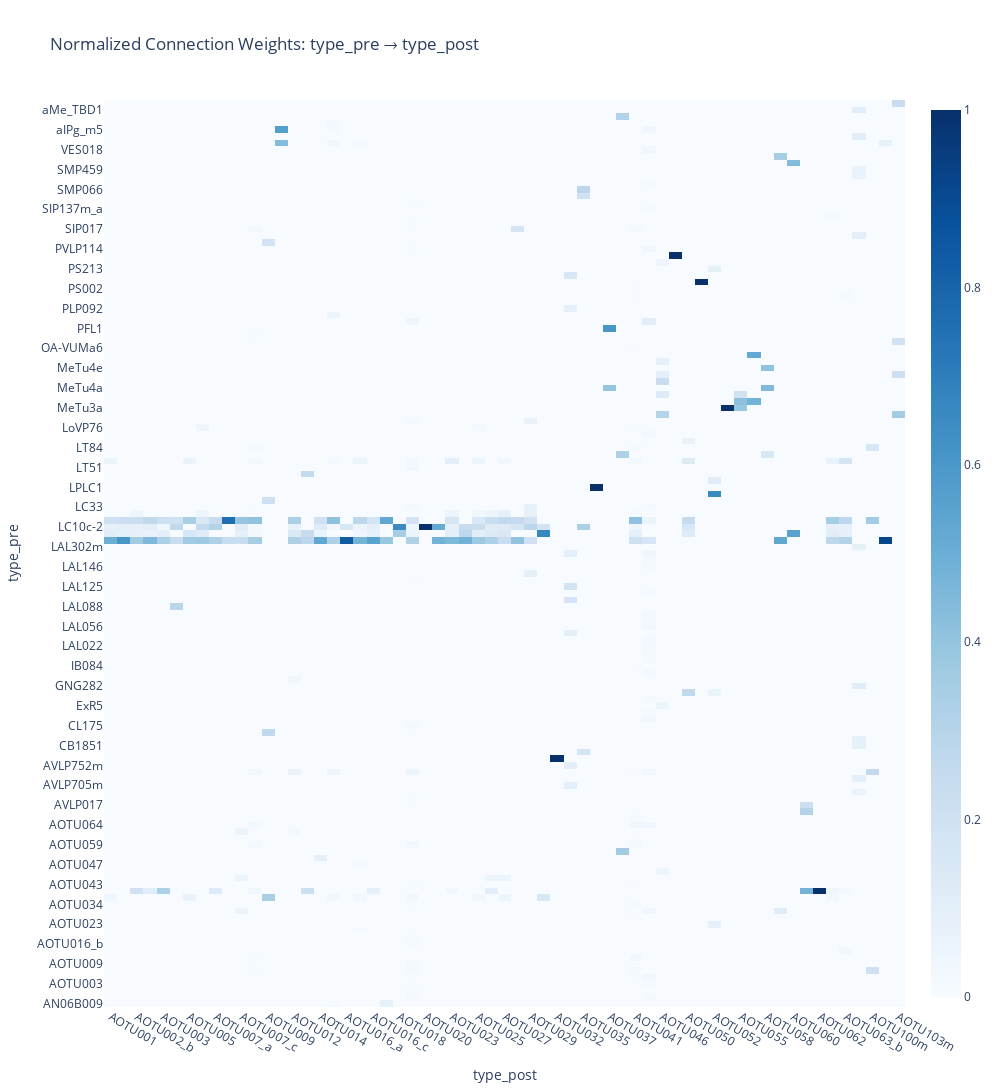
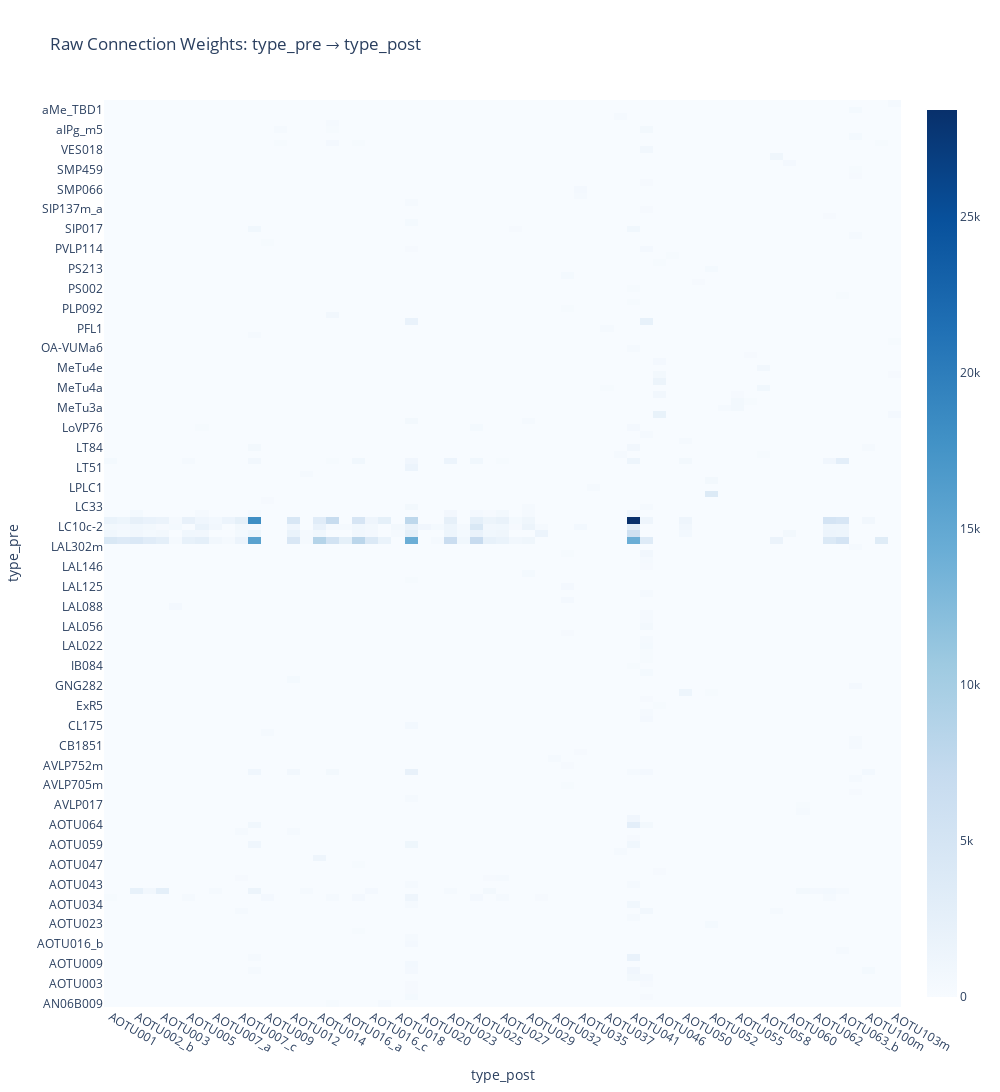

The notebook cell saved with these charts, in order:
### Code cell
# Hoverplot

# Prepare data, normalized
z = norm_matrix_df.values
x_labels = norm_matrix_df.columns.tolist()
y_labels = norm_matrix_df.index.tolist()

# Create hover text
hover_text = [
    [f"type_pre: {y}<br>type_post: {x}<br>weight: {z[i][j]:.3f}" 
     for j, x in enumerate(x_labels)] 
    for i, y in enumerate(y_labels)
]

# Plotly heatmap
fig = go.Figure(data=go.Heatmap(
    z=z,
    x=x_labels,
    y=y_labels,
    text=hover_text,
    hoverinfo="text",
    colorscale='Blues'
))

fig.update_layout(
    title="Normalized Connection Weights: type_pre → type_post",
    xaxis_title="type_post",
    yaxis_title="type_pre",
    width=1000,
    height=3000
)

fig.show()


# Raw weights

z = matrix_df.values
x_labels = matrix_df.columns.tolist()
y_labels = matrix_df.index.tolist()

# Create hover text
hover_text = [
    [f"type_pre: {y}<br>type_post: {x}<br>weight: {z[i][j]:.3f}" 
     for j, x in enumerate(x_labels)] 
    for i, y in enumerate(y_labels)
]

# Plotly heatmap
fig = go.Figure(data=go.Heatmap(
    z=z,
    x=x_labels,
    y=y_labels,
    text=hover_text,
    hoverinfo="text",
    colorscale='Blues'
))

fig.update_layout(
    title="Raw Connection Weights: type_pre → type_post",
    xaxis_title="type_post",
    yaxis_title="type_pre",
    width=1000,
    height=3000
)

fig.show()


print(f"Normalized Matrix → Rows (type_pre): {norm_matrix_df.shape[0]}, Columns (type_post): {norm_matrix_df.shape[1]}")
print(f"Raw Matrix → Rows (type_pre): {matrix_df.shape[0]}, Columns (type_post): {matrix_df.shape[1]}")

### Figure 1 — Plotly figure (JSON) as saved in the notebook; plotly's stock layout.template omitted (floating-point values rounded to 4 significant figures; data arrays with more than 128 entries replaced by an {"elided": "..."} marker saying what was removed)
{"data": [{"colorscale": [[0, "rgb(247,251,255)"], [0.125, "rgb(222,235,247)"], [0.25, "rgb(198,219,239)"], [0.375, "rgb(158,202,225)"], [0.5, "rgb(107,174,214)"], [0.625, "rgb(66,146,198)"], [0.75, "rgb(33,113,181)"], [0.875, "rgb(8,81,156)"], [1, "rgb(8,48,107)"]], "hoverinfo": "text", "text": {"elided": "137x61 str values"}, "type": "heatmap", "x": ["AOTU001", "AOTU002_a", "AOTU002_b", "AOTU002_c", "AOTU003", "AOTU004", "AOTU005", "AOTU006", "AOTU007_a", "AOTU007_b", "AOTU007_c", "AOTU008", "AOTU009", "AOTU011", "AOTU012", "AOTU013", "AOTU014", "AOTU015", "AOTU016_a", "AOTU016_b", "AOTU016_c", "AOTU017", "AOTU018", "AOTU019", "AOTU020", "AOTU022", "AOTU023", "AOTU024", "AOTU025", "AOTU026", "AOTU027", "AOTU028", "AOTU029", "AOTU030", "AOTU032", "AOTU033", "AOTU035", "AOTU036", "AOTU037", "AOTU038", "AOTU041", "AOTU042", "AOTU046", "AOTU048", "AOTU050", "AOTU051", "AOTU052", "AOTU054", "AOTU055", "AOTU056", "AOTU058", "AOTU059", "AOTU060", "AOTU061", "AOTU062", "AOTU063_a", "AOTU063_b", "AOTU064", "AOTU100m", "AOTU101m", "AOTU103m"], "y": {"elided": "137 str values"}, "z": {"elided": "137x61 float values"}}], "layout": {"height": 3000, "title": {"text": "Normalized Connection Weights: type_pre → type_post"}, "width": 1000, "xaxis": {"title": {"text": "type_post"}}, "yaxis": {"title": {"text": "type_pre"}}}}

### Figure 2 — Plotly figure (JSON) as saved in the notebook; plotly's stock layout.template omitted (floating-point values rounded to 4 significant figures; data arrays with more than 128 entries replaced by an {"elided": "..."} marker saying what was removed)
{"data": [{"colorscale": [[0, "rgb(247,251,255)"], [0.125, "rgb(222,235,247)"], [0.25, "rgb(198,219,239)"], [0.375, "rgb(158,202,225)"], [0.5, "rgb(107,174,214)"], [0.625, "rgb(66,146,198)"], [0.75, "rgb(33,113,181)"], [0.875, "rgb(8,81,156)"], [1, "rgb(8,48,107)"]], "hoverinfo": "text", "text": {"elided": "137x61 str values"}, "type": "heatmap", "x": ["AOTU001", "AOTU002_a", "AOTU002_b", "AOTU002_c", "AOTU003", "AOTU004", "AOTU005", "AOTU006", "AOTU007_a", "AOTU007_b", "AOTU007_c", "AOTU008", "AOTU009", "AOTU011", "AOTU012", "AOTU013", "AOTU014", "AOTU015", "AOTU016_a", "AOTU016_b", "AOTU016_c", "AOTU017", "AOTU018", "AOTU019", "AOTU020", "AOTU022", "AOTU023", "AOTU024", "AOTU025", "AOTU026", "AOTU027", "AOTU028", "AOTU029", "AOTU030", "AOTU032", "AOTU033", "AOTU035", "AOTU036", "AOTU037", "AOTU038", "AOTU041", "AOTU042", "AOTU046", "AOTU048", "AOTU050", "AOTU051", "AOTU052", "AOTU054", "AOTU055", "AOTU056", "AOTU058", "AOTU059", "AOTU060", "AOTU061", "AOTU062", "AOTU063_a", "AOTU063_b", "AOTU064", "AOTU100m", "AOTU101m", "AOTU103m"], "y": {"elided": "137 str values"}, "z": {"elided": "137x61 int values"}}], "layout": {"height": 3000, "title": {"text": "Raw Connection Weights: type_pre → type_post"}, "width": 1000, "xaxis": {"title": {"text": "type_post"}}, "yaxis": {"title": {"text": "type_pre"}}}}
